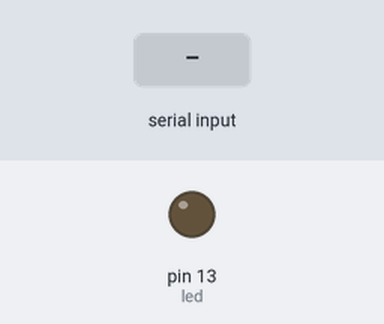
This sketch was run on a simulated Arduino Nano, built with avr-gcc and run on an emulated ATmega328P. Shown: output pins drawn as LEDs (lit = HIGH). The inputs (shaded band) are chosen by the test bench. What the sketch prints to the serial monitor is not drawn.

Above: at 1.2 s.
1.3 s: "1" received over Serial
At 1.6 s:
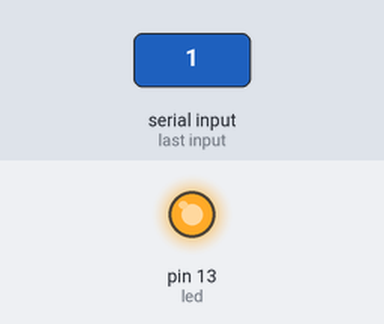
2.8 s: "0" received over Serial
At 4.0 s:
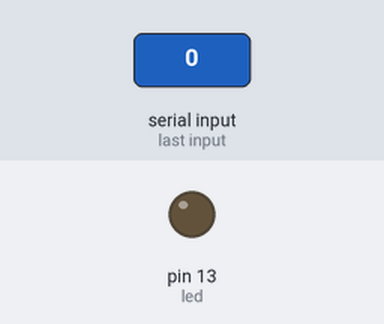
Timing chart, 0 to 5.8 s (numbered marks = the images above; inputs shaded):
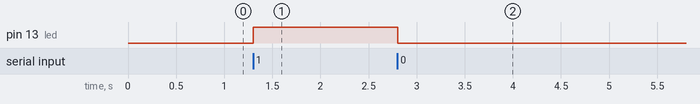

Measured:
- after the input at 1.3 s, pin 13 (led): LOW → HIGH at once
- after the input at 2.8 s, pin 13 (led): HIGH → LOW at once

The sketch:

APP-LED-Controller.ino
```cpp
/*************************************************************************************************
                                      PROGRAMMINFO
**************************************************************************************************
Funktion: APP LED Controller
Vor dem Programm hochladen RX und TX Verbindung löasen!!!!!!!!!!!!!!!
Bluetooth mitHC05 koppeln
NANO-Shield 2022 V1 D0 RXT D1 TXT
**************************************************************************************************
Version: 27.02.2022
**************************************************************************************************
Board: NANO V3
HC 05 Bluetooth Wireless RF-Transceiver-Modul RS232
**************************************************************************************************
C++ Arduino IDE V1.8.13
**************************************************************************************************
Einstellungen:
https://dl.espressif.com/dl/package_esp32_index.json
http://dan.drown.org/stm32duino/package_STM32duino_index.json
https://raw.githubusercontent.com/espressif/arduino-esp32/gh-pages/package_esp32_dev_index.json
**************************************************************************************************
**************************************************************************************************/
int led = 13;    // Onboard LED Ausgang 13
int state;       // LED Status


void setup() {

    pinMode(led, OUTPUT);
    digitalWrite(led, LOW);
    Serial.begin(9600);
}

void loop() {
    //Wert auslesen und speichern
    if(Serial.available() > 0){
     state = Serial.read();

    }
    // Wenn der Status 0 ist -> LED aus
    if (state == '0') {
        digitalWrite(led, LOW);

    }

    // Wenn der Status 1 ist -> LED ein
    else if (state == '1') {
        digitalWrite(led, HIGH);

    }

    //LED Status
    Serial.println(state);
}
```
